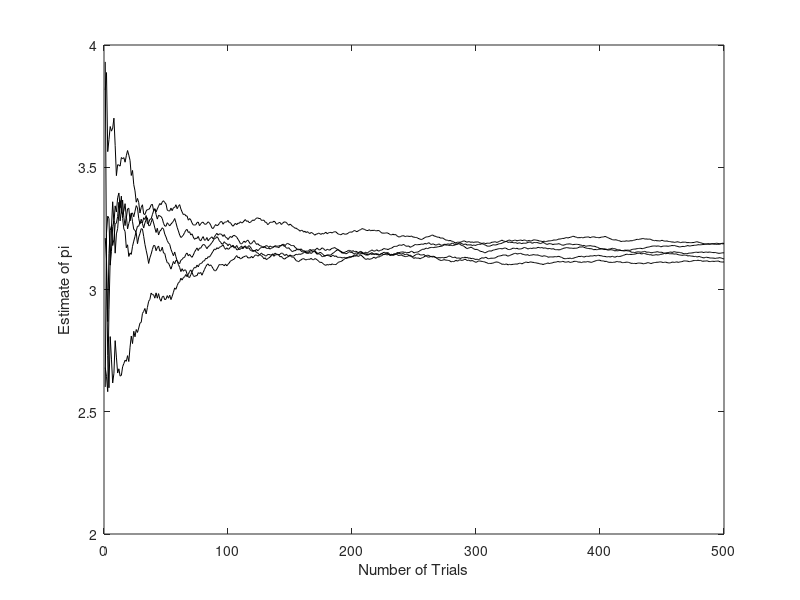

MATLAB code to generate this figure:
% File: c9_example5
% Software given here is to accompany the textbook: W.H. Tranter, 
% K.S. Shanmugan, T.S. Rappaport, and K.S. Kosbar, Principles of 
% Communication Systems Simulation with Wireless Applications, 
% Prentice Hall PTR, 2004.
%
M=5;						% Number of experiments
N=500;					    % Trials per experiment
u = rand(N,M);	    		% Generate random numbers
uu = 1./(1+u.*u);		    % Define function
data = zeros(N,M);	        % Initialize array
% The following four lines of code determine
% M estimates as a function of j, 0<j<=N.
data(1,:) = 4*uu(1,:); 
for j=2:N
   data(j,:)=4*sum(uu(1:j,:))/j;
end
est = data(N,:)		        % M estimates of pi
est1 = sum(est)/M		    % Average estimate
plot(data,'k')			    % Plot results
xlabel('Number of Trials')
ylabel('Estimate of pi')
% End of script file.
